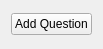
<?xml version="1.0" encoding="UTF-8"?>
<ui version="4.0">
 <class>MCQWriteWidget</class>
 <widget class="QWidget" name="MCQWriteWidget">
  <property name="geometry">
   <rect>
    <x>0</x>
    <y>0</y>
    <width>93</width>
    <height>49</height>
   </rect>
  </property>
  <property name="windowTitle">
   <string>Form</string>
  </property>
  <layout class="QVBoxLayout" name="verticalLayout">
   <item>
    <layout class="QVBoxLayout" name="body"/>
   </item>
   <item>
    <widget class="QPushButton" name="button_addquestion">
     <property name="sizePolicy">
      <sizepolicy hsizetype="Maximum" vsizetype="Maximum">
       <horstretch>0</horstretch>
       <verstretch>0</verstretch>
      </sizepolicy>
     </property>
     <property name="text">
      <string>Add Question</string>
     </property>
    </widget>
   </item>
  </layout>
 </widget>
 <resources/>
 <connections/>
</ui>
